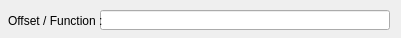
<?xml version="1.0" encoding="UTF-8"?>
<ui version="4.0">
 <class>qtDLGGoToDialogClass</class>
 <widget class="QDialog" name="qtDLGGoToDialogClass">
  <property name="windowModality">
   <enum>Qt::ApplicationModal</enum>
  </property>
  <property name="geometry">
   <rect>
    <x>0</x>
    <y>0</y>
    <width>401</width>
    <height>38</height>
   </rect>
  </property>
  <property name="sizePolicy">
   <sizepolicy hsizetype="Fixed" vsizetype="Fixed">
    <horstretch>0</horstretch>
    <verstretch>0</verstretch>
   </sizepolicy>
  </property>
  <property name="contextMenuPolicy">
   <enum>Qt::CustomContextMenu</enum>
  </property>
  <property name="windowTitle">
   <string>[ uintDebugger ] - GoTo  Offset / Function</string>
  </property>
  <widget class="QLineEdit" name="lineEdit">
   <property name="geometry">
    <rect>
     <x>100</x>
     <y>10</y>
     <width>290</width>
     <height>20</height>
    </rect>
   </property>
  </widget>
  <widget class="QLabel" name="label">
   <property name="geometry">
    <rect>
     <x>8</x>
     <y>10</y>
     <width>100</width>
     <height>21</height>
    </rect>
   </property>
   <property name="text">
    <string>Offset / Function :</string>
   </property>
  </widget>
 </widget>
 <resources/>
 <connections/>
</ui>
